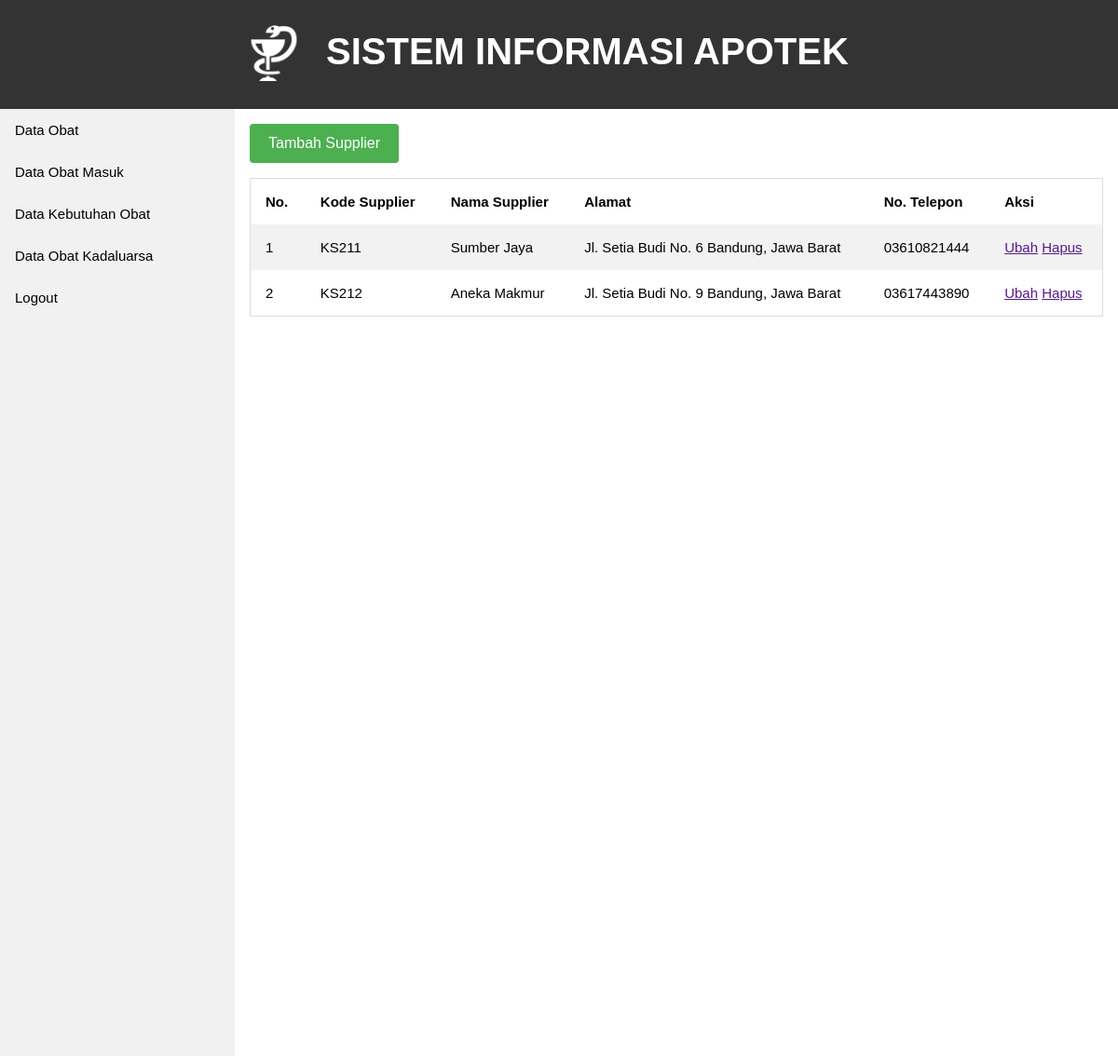
The page /supplier.php (signed in) on the database its author committed.
### tables this page shows
CREATE TABLE `supplier` (
  `kode_supplier` varchar(7) NOT NULL,
  `nama_supplier` varchar(35) NOT NULL,
  `alamat` varchar(100) NOT NULL,
  `no_telepon` varchar(15) NOT NULL
);

### database.php (called while the page is built, shortened)
<?php
class Database{
  public $conn;
  public $host = "localhost";
  public $user = "root";
  public $pass = "";
  public $db   = "proyek_1";
  public function __construct(){
    $this->conn = new mysqli($this->host, $this->user, $this->pass, $this->db);
  }
  public function read($table, $where=null, $join=null){
    $sql = "SELECT * FROM $table";
    if($where != null){
      if($join != null){
        $sql .= " $join WHERE $where";
      }
      else{
        $sql .= " WHERE $where";
      }
    }else{
      $sql .= " $join";
    }
    $query = $this->conn->query($sql);
    return $query->fetch_all(MYSQLI_BOTH);
  }
}
 ?>

### supplier.php (the view, shortened to what this page needs)
<?php
include_once('header.php');
include_once('database.php');
$db = new Database();
$data = $db->read("supplier");
$no = 1;
?>
<button onclick="functionHide()" class="button">Tambah Supplier</button>
<table>
<tr>
<th>No.</th>
<th>Kode Supplier</th>
<th>Nama Supplier</th>
<th>Alamat</th>
<th>No. Telepon</th>
<th>Aksi</th>
</tr>
<?php
foreach($data as $row){
?>
<tr>
<td><?php echo $no++; ?></td>
<td><?php echo $row['kode_supplier']; ?></td>
<td><?php echo $row['nama_supplier']; ?></td>
<td><?php echo $row['alamat']; ?></td>
<td><?php echo $row['no_telepon']; ?></td>
<td><a href="">Ubah</a>&nbsp;<a href="">Hapus</a></td>
</tr>
<?php
}
?>
</table>
<?php include_once('footer.php');?>

### style.css (style rules this page uses)
body { margin: 0; font-family: Verdana, Geneva, Tahoma, sans-serif; font-size: 15px; }
.button { background-color: #4CAF50; border: none; color: white; padding: 12px 20px; text-align: center; text-decoration: none; display: inline-block; font-size: 16px; border-radius: 4px; }
table { border-collapse: collapse; border-spacing: 0; width: 100%; border: 1px solid #ddd; margin-top: 16px; }
th, td { text-align: left; padding: 16px; }
tr:nth-child(even) { background-color: #f2f2f2 }

### rows shown on the page
supplier: kode_supplier "KS211", nama_supplier "Sumber Jaya", alamat "Jl. Setia Budi No. 6 Bandung, Jawa Barat", no_telepon "03610821444"
supplier: kode_supplier "KS212", nama_supplier "Aneka Makmur", alamat "Jl. Setia Budi No. 9 Bandung, Jawa Barat", no_telepon "03617443890"
